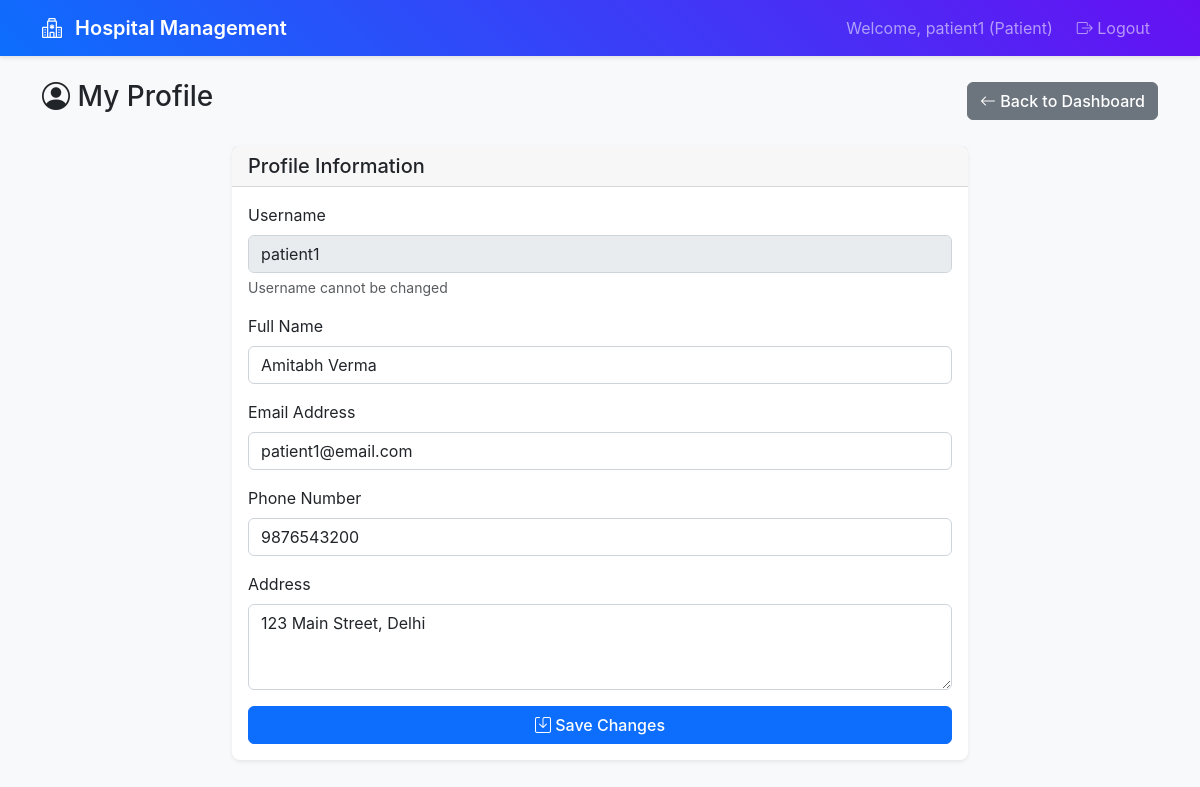
Screenshot of /patient/profile (signed in) with the database file from the repository.
### app.py (models this page shows)
class User(db.Model):
    __tablename__ = 'users'
    id: Mapped[int] = mapped_column(primary_key=True)
    username: Mapped[str] = mapped_column(unique=True, nullable=False)
    email: Mapped[str] = mapped_column(unique=True, nullable=False)
    password_hash: Mapped[str] = mapped_column(nullable=False)
    role: Mapped[str] = mapped_column(nullable=False)  # admin, doctor, patient
    created_at: Mapped[datetime] = mapped_column(default=datetime.utcnow)
    doctor = db.relationship('Doctor', back_populates='user', uselist=False)
    patient = db.relationship('Patient', back_populates='user', uselist=False)

class Patient(db.Model):
    __tablename__ = 'patients'
    id: Mapped[int] = mapped_column(primary_key=True)
    user_id: Mapped[int] = mapped_column(db.ForeignKey('users.id'), nullable=False)
    name: Mapped[str] = mapped_column(nullable=False)
    phone: Mapped[str] = mapped_column()
    address: Mapped[str] = mapped_column()
    created_at: Mapped[datetime] = mapped_column(default=datetime.utcnow)
    user = db.relationship('User', back_populates='patient')
    appointments = db.relationship('Appointment', back_populates='patient')

### routes.py (the view, shortened to what this page needs)
@app.route('/patient/profile', methods=['GET', 'POST'])
@login_required
@role_required(['patient'])
def patient_profile():
    patient = Patient.query.join(User).filter(User.id == session['user_id']).first()
    if not patient:
        flash('Patient profile not found', 'error')
        return redirect(url_for('logout'))
    return render_template('patient_profile.html', patient=patient)

### routes.py (called while the page is built)
def login_required(f):
    @wraps(f)
    def decorated_function(*args, **kwargs):
        if 'user_id' not in session:
            return redirect(url_for('login'))
        return f(*args, **kwargs)
    return decorated_function

def role_required(roles):
    def decorator(f):
        @wraps(f)
        def decorated_function(*args, **kwargs):
            if 'user_role' not in session or session['user_role'] not in roles:
                flash('Access denied. Insufficient permissions.', 'error')
                return redirect(url_for('login'))
            return f(*args, **kwargs)
        return decorated_function
    return decorator

### templates/patient_profile.html (shortened to what this page needs)
{% extends "base.html" %}
{% block content %}
<div class="row">
    <div class="col-12">
        <div class="d-flex justify-content-between align-items-center mb-4">
            <h1 class="h3">
                <i class="bi bi-person-circle"></i> My Profile
            </h1>
            <a href="{{ url_for('patient_dashboard') }}" class="btn btn-secondary">
                <i class="bi bi-arrow-left"></i> Back to Dashboard
            </a>
        </div>
    </div>
</div>
<div class="row">
    <div class="col-md-8 mx-auto">
        <div class="card">
            <div class="card-header">
                <h5 class="mb-0">Profile Information</h5>
            </div>
            <div class="card-body">
                <form method="POST">
                    <div class="mb-3">
                        <label for="username" class="form-label">Username</label>
                        <input type="text" class="form-control" id="username" name="username" value="{{ patient.user.username if patient.user else '' }}" disabled>
                        <div class="form-text">Username cannot be changed</div>
                    </div>
                    <div class="mb-3">
                        <label for="name" class="form-label">Full Name</label>
                        <input type="text" class="form-control" id="name" name="name" value="{{ patient.name }}" required>
                    </div>
                    <div class="mb-3">
                        <label for="email" class="form-label">Email Address</label>
                        <input type="email" class="form-control" id="email" name="email" value="{{ patient.user.email if patient.user else '' }}" required>
                    </div>
                    <div class="mb-3">
                        <label for="phone" class="form-label">Phone Number</label>
                        <input type="text" class="form-control" id="phone" name="phone" value="{{ patient.phone or '' }}">
                    </div>
                    <div class="mb-3">
                        <label for="address" class="form-label">Address</label>
                        <textarea class="form-control" id="address" name="address" rows="3">{{ patient.address or '' }}</textarea>
                    </div>
                    <div class="d-grid gap-2">
                        <button type="submit" class="btn btn-primary">
                            <i class="bi bi-save"></i> Save Changes
                        </button>
                    </div>
                </form>
            </div>
        </div>
    </div>
</div>
{% endblock %}

### templates/base.html (shortened to what this page needs)
<!DOCTYPE html>
<html lang="en">
<head>
    <link href="https://cdn.jsdelivr.net/npm/bootstrap@5.3.0/dist/css/bootstrap.min.css" rel="stylesheet">
    <link href="https://cdn.jsdelivr.net/npm/bootstrap-icons@1.10.0/font/bootstrap-icons.css" rel="stylesheet">
    <link href="{{ url_for('static', filename='style.css') }}" rel="stylesheet">
</head>
<body>
    {% if session.user_id %}
    <nav class="navbar navbar-expand-lg navbar-dark bg-primary">
        <div class="container">
            <a class="navbar-brand" href="{{ url_for('index') }}">
                <i class="bi bi-hospital me-2"></i>
                Hospital Management
            </a>
            <div class="navbar-nav ms-auto">
                <span class="navbar-text me-3">
                    Welcome, {{ session.username }} ({{ session.user_role.title() }})
                </span>
                <a class="nav-link" href="{{ url_for('logout') }}">
                    <i class="bi bi-box-arrow-right"></i> Logout
                </a>
            </div>
        </div>
    </nav>
    {% endif %}
    <div class="container mt-4">
        {% block content %}{% endblock %}
    </div>
</body>
</html>

### static/style.css (style rules this page uses)
:root { --primary-color: #0d6efd; --success-color: #198754; --info-color: #0dcaf0; --warning-color: #ffc107; --danger-color: #dc3545; --light-color: #f8f9fa; --dark-color: #212529; }
body { background-color: #f8f9fa; font-family: -apple-system, BlinkMacSystemFont, 'Segoe UI', Roboto, sans-serif; }
.navbar { box-shadow: 0 2px 4px rgba(0,0,0,0.1); }
.navbar-brand { font-weight: 600; }
.card { border: none; box-shadow: 0 0.125rem 0.25rem rgba(0, 0, 0, 0.075); border-radius: 0.5rem; transition: box-shadow 0.15s ease-in-out; }
.card-header { background-color: rgba(0, 0, 0, 0.03); border-bottom: 1px solid rgba(0, 0, 0, 0.125); font-weight: 500; }
.btn { border-radius: 0.375rem; font-weight: 500; transition: all 0.15s ease-in-out; }
.btn-primary { background-color: var(--primary-color); border-color: var(--primary-color); }
.form-control, .form-select { border-radius: 0.375rem; border: 1px solid #ced4da; transition: border-color 0.15s ease-in-out, box-shadow 0.15s ease-in-out; }
.bg-primary { background: linear-gradient(45deg, #0d6efd, #6610f2) !important; }
.card, .alert { animation: fadeInUp 0.5s ease-out; }

### rows the page displays
User: username "patient1", user_role "Patient", email "patient1@email.com"
Patient: name "Amitabh Verma", phone "9876543200", address "123 Main Street, Delhi"
